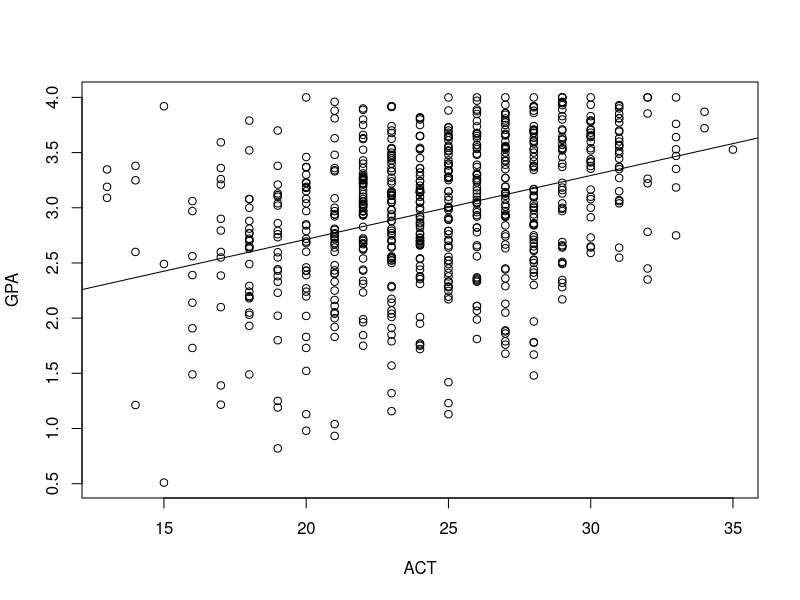

Write the R code that produced this figure.
## ---- chunk 1
gpa <- read.table("gpa.txt",header=T)
## ---- chunk 2
gpa_lm <- lm(GPA~ACT,data=gpa)
plot(GPA~ACT,data=gpa)
abline(coef(gpa_lm))
## ---- chunk 3

## ---- chunk 4

## ---- chunk 5

## ---- chunk 6

## ---- chunk 7

